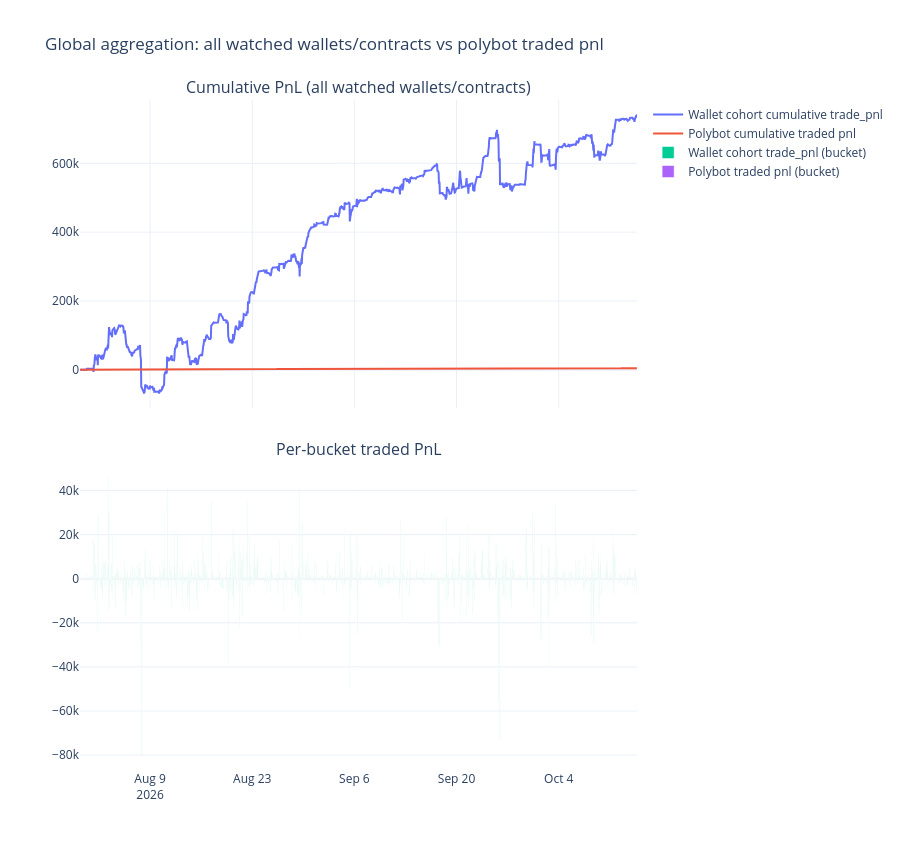

The cell this chart's notebook holds for it:
### Code cell
fig_global = make_subplots(
    rows=2, cols=1, shared_xaxes=True, vertical_spacing=0.08,
    subplot_titles=('Cumulative PnL (all watched wallets/contracts)', 'Per-bucket traded PnL')
)

fig_global.add_trace(
    go.Scatter(x=agg.index, y=agg['wallet_cum_trade_pnl'], mode='lines', name='Wallet cohort cumulative trade_pnl'),
    row=1, col=1
)
fig_global.add_trace(
    go.Scatter(x=agg.index, y=agg['polybot_cum_trade_pnl'], mode='lines', name='Polybot cumulative traded pnl'),
    row=1, col=1
)

fig_global.add_trace(
    go.Bar(x=agg.index, y=agg['wallet_trade_pnl'], name='Wallet cohort trade_pnl (bucket)'),
    row=2, col=1
)
fig_global.add_trace(
    go.Bar(x=agg.index, y=agg['polybot_trade_pnl'], name='Polybot traded pnl (bucket)'),
    row=2, col=1
)

fig_global.update_layout(
    height=850, template='plotly_white',
    title='Global aggregation: all watched wallets/contracts vs polybot traded pnl',
    barmode='group',
)
fig_global.show()

### Figure 1 — Plotly figure (JSON) as saved in the notebook; plotly's stock layout.template omitted (floating-point values rounded to 4 significant figures; data arrays with more than 128 entries replaced by an {"elided": "..."} marker saying what was removed)
{"data": [{"mode": "lines", "name": "Wallet cohort cumulative trade_pnl", "type": "scatter", "x": {"elided": "1832 str values"}, "xaxis": "x", "y": {"elided": "1832 float values"}, "yaxis": "y"}, {"mode": "lines", "name": "Polybot cumulative traded pnl", "type": "scatter", "x": {"elided": "1832 str values"}, "xaxis": "x", "y": {"elided": "1832 float values"}, "yaxis": "y"}, {"name": "Wallet cohort trade_pnl (bucket)", "type": "bar", "x": {"elided": "1832 str values"}, "xaxis": "x2", "y": {"elided": "1832 float values"}, "yaxis": "y2"}, {"name": "Polybot traded pnl (bucket)", "type": "bar", "x": {"elided": "1832 str values"}, "xaxis": "x2", "y": {"elided": "1832 float values"}, "yaxis": "y2"}], "layout": {"annotations": [{"font": {"size": 16}, "showarrow": false, "text": "Cumulative PnL (all watched wallets/contracts)", "x": 0.5, "xanchor": "center", "xref": "paper", "y": 1, "yanchor": "bottom", "yref": "paper"}, {"font": {"size": 16}, "showarrow": false, "text": "Per-bucket traded PnL", "x": 0.5, "xanchor": "center", "xref": "paper", "y": 0.46, "yanchor": "bottom", "yref": "paper"}], "barmode": "group", "height": 850, "title": {"text": "Global aggregation: all watched wallets/contracts vs polybot traded pnl"}, "xaxis": {"anchor": "y", "domain": [0, 1], "matches": "x2", "showticklabels": false}, "xaxis2": {"anchor": "y2", "domain": [0, 1]}, "yaxis": {"anchor": "x", "domain": [0.54, 1]}, "yaxis2": {"anchor": "x2", "domain": [0, 0.46]}}}
